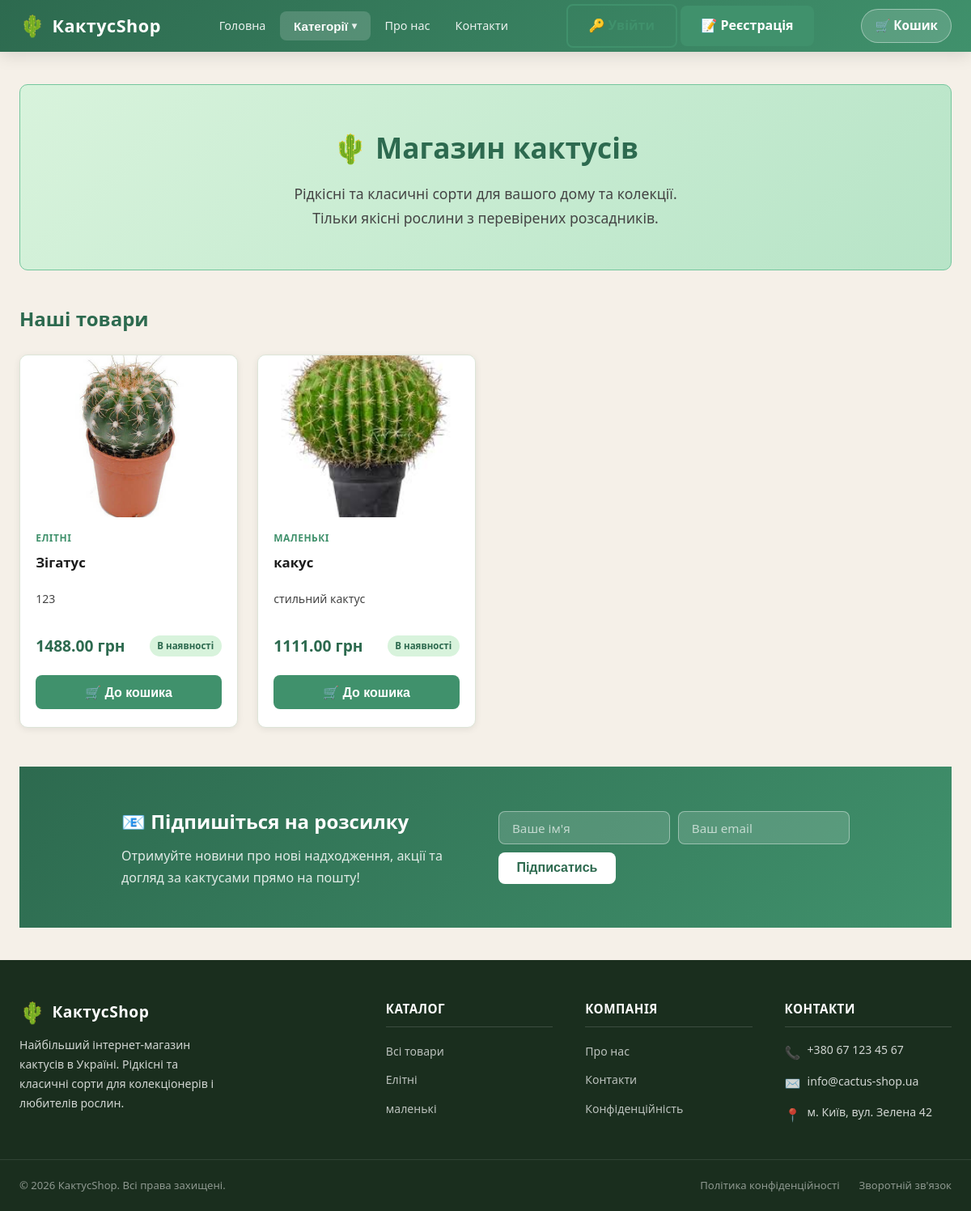
The app's page /, older data.
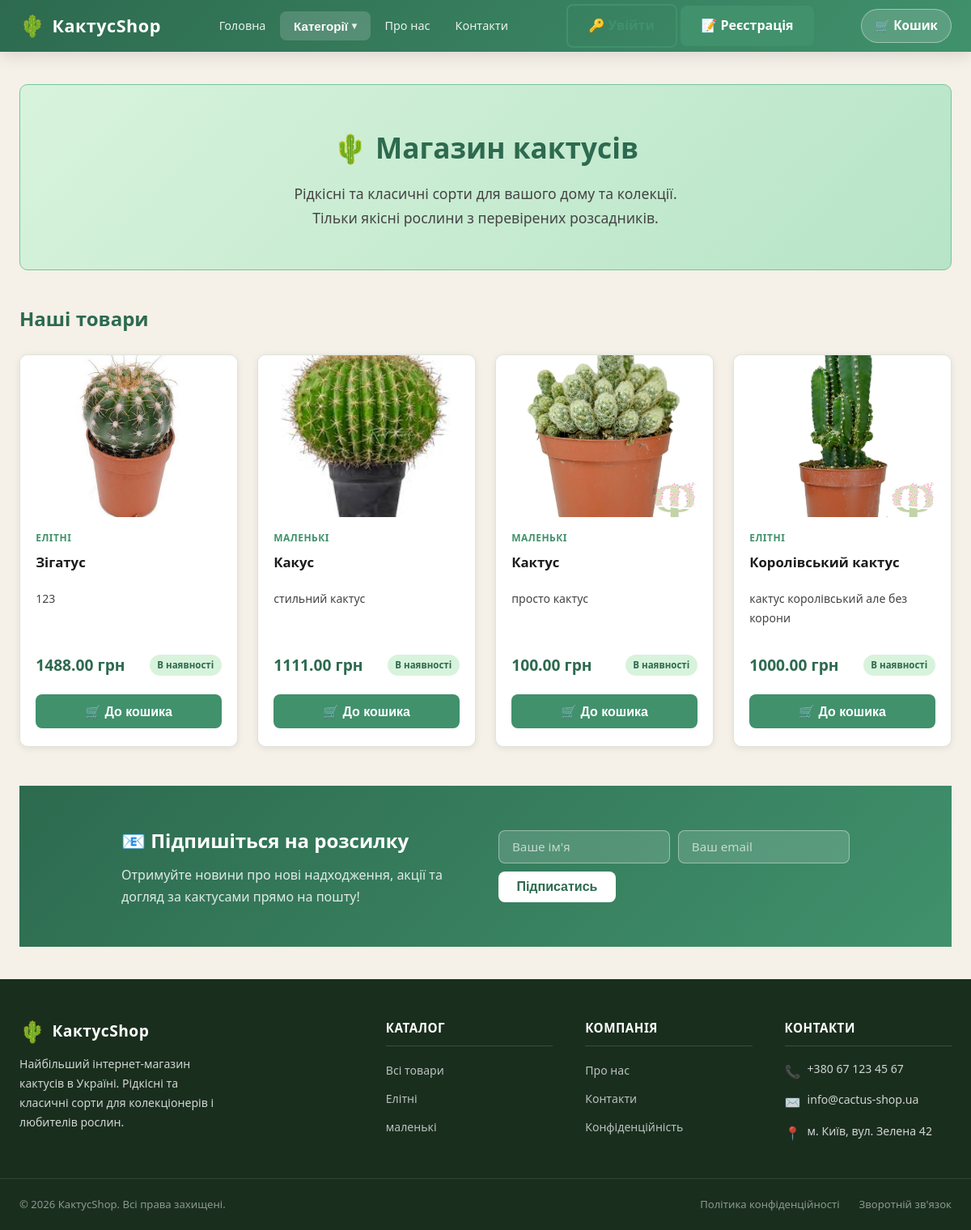
The same page, newer data.
### shop/models.py (models this page shows, shortened)
class Product(models.Model):
    category = models.ForeignKey(
        Category,
        on_delete=models.CASCADE,
        related_name='products',
        verbose_name='Категорія'
    )
    name = models.CharField('Назва товару', max_length=150)
    slug = models.SlugField('Слаг', unique=True)
    price = models.DecimalField('Ціна', max_digits=10, decimal_places=2)
    stock = models.PositiveIntegerField('Кількість на складі', default=0)
    description = models.TextField(
        'Опис товару',
        blank=True,
        validators=[MaxLengthValidator(2000)],
    )
    image_url = models.URLField('Фото URL', blank=True)
    image = models.ImageField('Фото товару', upload_to='products/', blank=True, null=True)
    available = models.BooleanField('В наявності', default=True)
    created_at = models.DateTimeField(auto_now_add=True)
    updated_at = models.DateTimeField(auto_now=True)
    class Meta:
        verbose_name = 'Товар'
        verbose_name_plural = 'Товари'

class Category(models.Model):
    name = models.CharField('Назва', max_length=100)
    slug = models.SlugField('Слаг', unique=True)
    description = models.TextField('Опис', blank=True)
    created_at = models.DateTimeField(auto_now_add=True)
    updated_at = models.DateTimeField(auto_now=True)
    class Meta:
        verbose_name = 'Категорія'
        verbose_name_plural = 'Категорії'

### shop/views.py (the view)
# urls.py: path('', views.main, name='main'),
def main(request):
    categories = Category.objects.all()
    products_list = Product.objects.filter(available=True).select_related('category')
    paginator = Paginator(products_list, 6)
    page_number = request.GET.get('page')
    products = paginator.get_page(page_number)
    newsletter_form = NewsletterForm()
    context = {
        'categories': categories,
        'products': products,
        'is_paginated': products.has_other_pages(),
        'page_obj': products,
        'paginator': paginator,
        'newsletter_form': newsletter_form,
    }
    return render(request, 'shop/main.html', context)

### shop/forms.py
class NewsletterForm(forms.ModelForm):
    class Meta:
        model = NewsletterSubscriber
        fields = ['name', 'email']
        widgets = {
            'name': forms.TextInput(attrs={
                'class': 'form-control',
                'placeholder': "Ваше ім'я",
            }),
            'email': forms.EmailInput(attrs={
                'class': 'form-control',
                'placeholder': 'Ваш email',
            }),
        }
        labels = {
            'name': "Ім'я",
            'email': 'Email',
        }

### shop/context_processors.py (called while the page is built)
def cart_info(request):
    cart_count = 0
    try:
        if request.session.session_key:
            order = Order.objects.filter(
                session_key=request.session.session_key,
                is_completed=False
            ).prefetch_related('items').first()
            if order:
                cart_count = order.get_total_items()
    except Exception:
        pass
    return {'cart_count': cart_count}

### shop/templates/shop/main.html (shortened to what this page needs)
{% extends 'shop/base.html' %}
{% block content %}
<section class="hero">
    <h1>🌵 Магазин кактусів</h1>
    <p>Рідкісні та класичні сорти для вашого дому та колекції. Тільки якісні рослини з перевірених розсадників.</p>
</section>
<section class="products-section">
    <h2>Наші товари</h2>
    {% if products %}
        <div class="products-grid">
            {% for product in products %}
            <div class="product-card">
                <div class="product-card__image-wrap">
                    {% if product.image %}
                        <img src="{{ product.image.url }}" alt="{{ product.name }}">
                    {% elif product.image_url %}
                        <img src="{{ product.image_url }}" alt="{{ product.name }}">
                    {% else %}
                        <span class="product-card__no-image">🌵</span>
                    {% endif %}
                </div>
                <div class="product-card__body">
                    <span class="product-card__category">{{ product.category.name }}</span>
                    <div class="product-card__name">
                        <a href="{% url 'shop:product_detail' product.slug %}">{{ product.name }}</a>
                    </div>
                    {% if product.description %}
                        <p class="product-card__desc">{{ product.description }}</p>
                    {% endif %}
                    <div class="product-card__footer">
                        <span class="product-card__price">{{ product.price }} грн</span>
                        {% if product.available %}
                            <span class="badge-available">В наявності</span>
                        {% else %}
                            <span class="badge-unavailable">Немає</span>
                        {% endif %}
                    </div>
                    {% if product.available %}
                    <form method="post" action="{% url 'shop:cart_add' product.pk %}" class="card-add-form">
                        <button type="submit" class="btn btn-primary btn-block">🛒 До кошика</button>
                    </form>
                    {% endif %}
                </div>
            </div>
            {% endfor %}
        </div>
    {% else %}
        <div class="empty-state">
            <div class="empty-state__icon">🌵</div>
            <h2>Товарів ще немає</h2>
            <p>Скоро тут з'являться чудові кактуси!</p>
        </div>
    {% endif %}
</section>
<section class="newsletter-section">
    <div class="newsletter-inner">
        <div class="newsletter-text">
            <h2>📧 Підпишіться на розсилку</h2>
            <p>Отримуйте новини про нові надходження, акції та догляд за кактусами прямо на пошту!</p>
        </div>
        <form method="post" action="{% url 'shop:newsletter_subscribe' %}" class="newsletter-form">
            <div class="newsletter-fields">
                {{ newsletter_form.name }}
                {{ newsletter_form.email }}
                <button type="submit" class="btn btn-newsletter">Підписатись</button>
            </div>
        </form>
    </div>
</section>
{% endblock %}

### shop/templates/shop/base.html (shortened to what this page needs)
<!DOCTYPE html>
<html lang="uk">
<head>
    {% load static %}
    <link rel="stylesheet" href="{% static 'shop/css/style.css' %}">
</head>
<body>
<header>
    <div class="header-inner">
        <a href="{% url 'shop:main' %}" class="logo">
            <span class="logo-icon">🌵</span>
            <span>КактусShop</span>
        </a>
        <nav class="main-nav">
            <ul>
                <li><a href="{% url 'shop:main' %}">Головна</a></li>
                {% if categories %}
                <li class="nav-categories">
                    <button type="button" class="nav-categories-toggle" aria-haspopup="true">Категорії</button>
                </li>
                {% endif %}
                <li><a href="{% url 'shop:about' %}">Про нас</a></li>
                <li><a href="{% url 'shop:contacts' %}">Контакти</a></li>
            </ul>
        </nav>
        <div class="auth-buttons">
            {% if user.is_authenticated %}
                <a href="{% url 'shop:profile' %}" class="btn btn-outline">👤 {{ user.username }}</a>
                <form method="post" action="{% url 'logout' %}" style="display:inline;">
                    {% csrf_token %}
                    <button type="submit" class="btn btn-outline">🚪 Вийти</button>
                </form>
            {% else %}
                <a href="{% url 'login' %}" class="btn btn-outline">🔑 Увійти</a>
                <a href="{% url 'shop:register' %}" class="btn btn-primary">📝 Реєстрація</a>
            {% endif %}
        </div>
        <a href="{% url 'shop:cart' %}" class="cart-btn" title="Кошик">
            🛒 Кошик
        </a>
    </div>
</header>
<main>
    {% block content %}{% endblock %}
</main>
<footer>
    <div class="footer-top">
        <div class="footer-brand">
            <div class="logo">
                <span class="logo-icon">🌵</span>
                <span>КактусShop</span>
            </div>
            <p>Найбільший інтернет-магазин кактусів в Україні. Рідкісні та класичні сорти для колекціонерів і любителів рослин.</p>
        </div>
        <div class="footer-col">
            <h4>Каталог</h4>
            <ul>
                <li><a href="{% url 'shop:main' %}">Всі товари</a></li>
                {% for cat in categories %}
                    <li><a href="{% url 'shop:category' cat.slug %}">{{ cat.name }}</a></li>
                {% endfor %}
            </ul>
        </div>
        <div class="footer-col">
            <h4>Компанія</h4>
            <ul>
                <li><a href="{% url 'shop:about' %}">Про нас</a></li>
                <li><a href="{% url 'shop:contacts' %}">Контакти</a></li>
                <li><a href="{% url 'shop:privacy' %}">Конфіденційність</a></li>
            </ul>
        </div>
        <div class="footer-col">
            <h4>Контакти</h4>
            <div class="footer-contact-item">
                <span class="footer-contact-item__icon">📞</span>
                <span>+380 67 123 45 67</span>
            </div>
            <div class="footer-contact-item">
                <span class="footer-contact-item__icon">✉️</span>
                <span>info@cactus-shop.ua</span>
            </div>
            <div class="footer-contact-item">
                <span class="footer-contact-item__icon">📍</span>
                <span>м. Київ, вул. Зелена 42</span>
            </div>
        </div>
    </div>
    <div class="footer-bottom">
        <div class="footer-bottom-inner">
            <p>&copy; 2026 КактусShop. Всі права захищені.</p>
            <div class="footer-bottom-links">
                <a href="{% url 'shop:privacy' %}">Політика конфіденційності</a>
                <a href="{% url 'shop:contacts' %}">Зворотній зв'язок</a>
            </div>
        </div>
    </div>
</footer>
</body>
</html>

Row changes from the older to the newer data that the page shows:
changed Product "стильний кактус": name "какус" → "Какус"
added Product: image (picture), category.name "МАЛЕНЬКІ", name "Кактус", description "просто кактус", price "100.00", available "В наявності"
added Product: image (picture), category.name "ЕЛІТНІ", name "Королівський кактус", description "кактус королівський але без корони", price "1000.00", available "В наявності"
